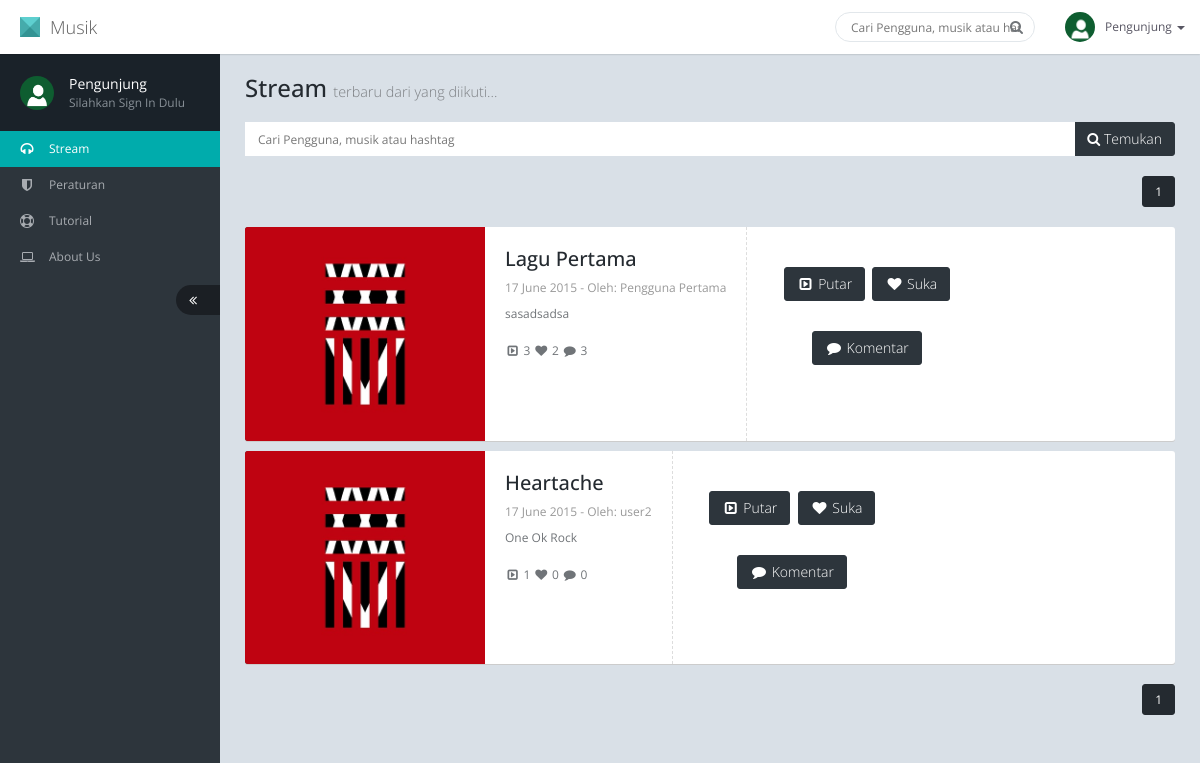
Before: / with the older database file.
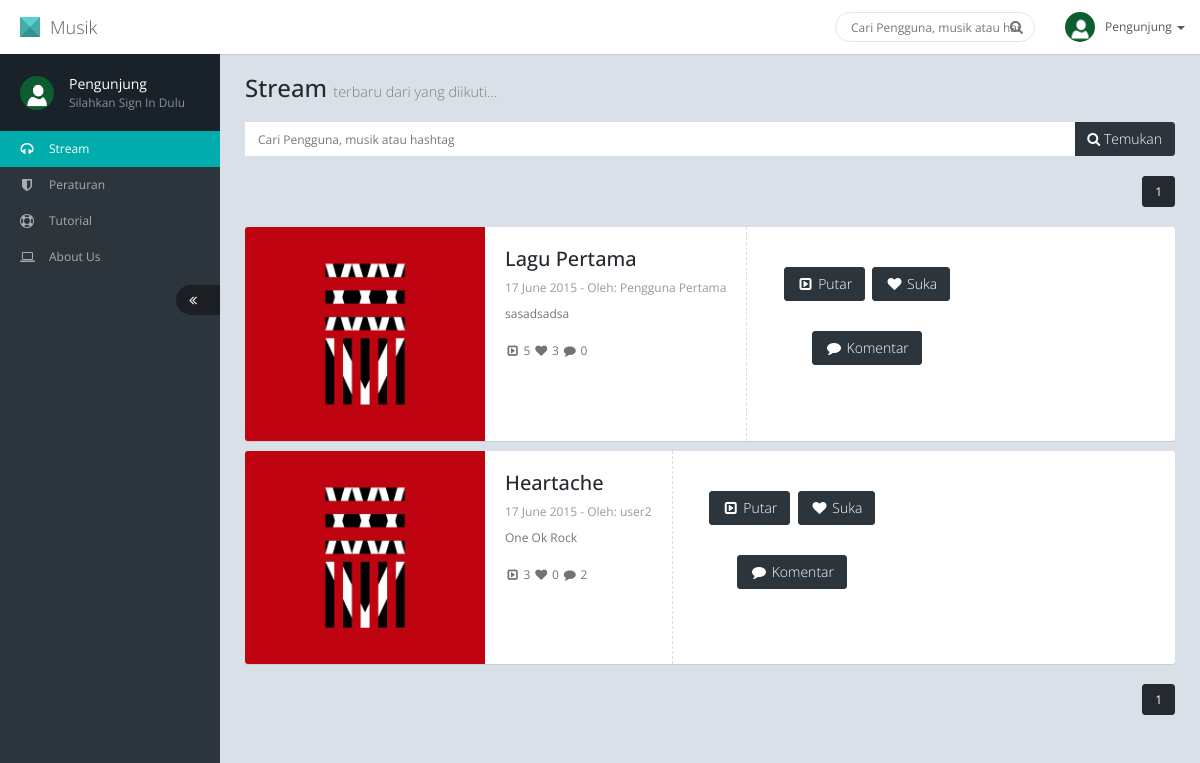
After: the same page with the newer database file.
### tables this page shows
CREATE TABLE IF NOT EXISTS `track` (
  `track_id` int(11) NOT NULL AUTO_INCREMENT,
  `user` varchar(50) NOT NULL,
  `judul` varchar(100) NOT NULL,
  `desk` text NOT NULL,
  `sampul` varchar(255) NOT NULL,
  `file` varchar(255) NOT NULL,
  `tgl` date NOT NULL,
  `putar` int(11) NOT NULL,
  `suka` int(11) NOT NULL,
  PRIMARY KEY (`track_id`)
);

CREATE TABLE IF NOT EXISTS `user` (
  `email` varchar(50) NOT NULL,
  `password` varchar(50) NOT NULL,
  `nama` varchar(50) NOT NULL,
  `foto` varchar(255) NOT NULL,
  `akses` varchar(5) NOT NULL,
  PRIMARY KEY (`email`)
);

### stream.php (the view, shortened to what this page needs)
<h1 class="page-header">Stream <small>terbaru dari yang diikuti...</small></h1>
<div class="row">
	<div class="col-md-12">
		<div class="result-container">
			<form method="get">
				<div class="input-group m-b-20">
					<input type="text" name="q" class="form-control input-white" placeholder="Cari Pengguna, musik atau hashtag" />
					<div class="input-group-btn">
						<button type="submit" class="btn btn-inverse"><i class="fa fa-search"></i> Temukan</button>
					</div>
				</div>
			</form>
			<?php
			if(isset($_GET['hal'])){
				$hal=$_GET['hal'];
			}else{
				$hal=1;
			}
			$batas=10;
			$awal=$hal-1;
			$awal*=$batas;
			if(isset($_SESSION['login'])){
				$q=mysql_query("select * from track where user in (select target from follow where user='$_SESSION[login]')");
			}else{
				$q=mysql_query("select * from track order by suka desc");
			}
			$h=mysql_num_rows($q);
			$jlhHalaman=ceil($h/$batas);
			?>
			<ul class="pagination pagination-without-border pull-right m-t-0">
				<?php
				for($x=0;$x<$jlhHalaman;$x++){
				?>
				<li class="<?php echo ($hal==($x+1))?'active':''; ?>"><a href="?hal=<?php echo $x+1; ?>"><?php echo $x+1; ?></a></li>
				<?php
				}
				?>
			</ul>
			<ul class="result-list">
				<?php
				if(isset($_SESSION['login'])){
					$q=mysql_query("select * from track where user in (select target from follow where user='$_SESSION[login]') order by tgl desc limit $awal,$batas");
				}else{
					$q=mysql_query("select * from track order by suka desc limit 10");
				}
				while($h=mysql_fetch_array($q)){
					$qq=mysql_query("select * from komentar where track_id=$h[track_id]");
					$jumlah=mysql_num_rows($qq);
					$qqq=mysql_query("select * from user where email='$h[user]'");
					$hhh=mysql_fetch_array($qqq);
				?>
				<li>
					<div class="result-image">
						<a href="javascript:;"><img src="<?php echo $h['sampul']; ?>" alt="" /></a>
					</div>
					<div class="result-info">
						<h4 class="title"><?php echo $h['judul']; ?></h4>
						<p class="location"><?php echo date('d F Y',strtotime($h['tgl'])); ?> - Oleh: <?php echo$hhh['nama']; ?></p>
						<p class="desc">
							<?php echo $h['desk']; ?>
						</p>
						<div class="btn-row">
							<i class="fa fa-fw fa-caret-square-o-right" data-toggle="tooltip" data-container="body" data-title="<?php echo $h['putar']; ?> kali dimainkan"></i> <?php echo $h['putar']; ?>
							<i class="fa fa-fw fa-heart" data-toggle="tooltip" data-container="body" data-title="<?php echo $h['suka']; ?> yang menyukai"></i> <?php echo $h['suka']; ?>
							<i class="fa fa-fw fa-comment" data-toggle="tooltip" data-container="body" data-title="<?php echo $jumlah; ?> komentar"></i> <?php echo $jumlah; ?>
						</div>
					</div>
					<div class="result-price">
						<a onclick="window.open('play.php?id=<?php echo $h['track_id']; ?>','Player','width=400, height=50');" class="btn btn-inverse"><i class="fa fa-fw fa-caret-square-o-right" ></i> Putar</a>
						<a href="#" class="btn btn-inverse" onclick="suka(<?php echo $h['track_id']; ?>); return false;"><i class="fa fa-fw fa-heart" ></i> Suka</a>
						<a href="#" data-toggle="modal" class="btn btn-inverse" onclick="komentar(<?php echo $h['track_id']; ?>); return false;"><i class="fa fa-fw fa-comment" ></i> Komentar</a>
					</div>
				</li>
				<?php
				}
				?>
			</ul>
			<div class="clearfix">
				<?php
				if(isset($_SESSION['login'])){
					$q=mysql_query("select * from track where user in (select target from follow where user='$_SESSION[login]')");
				}else{
					$q=mysql_query("select * from track order by suka desc");
				}
				$h=mysql_num_rows($q);
				$jlhHalaman=ceil($h/$batas);
				?>
				<ul class="pagination pagination-without-border pull-right">
					<?php
					for($x=0;$x<$jlhHalaman;$x++){
					?>
					<li class="<?php echo ($hal==($x+1))?'active':''; ?>"><a href="?hal=<?php echo $x+1; ?>"><?php echo $x+1; ?></a></li>
					<?php
					}
					?>
				</ul>
			</div>
		</div>
	</div>
</div>

### index.php (shortened to what this page needs)
<!DOCTYPE html>
<html lang="en">
<head>
	<link href="assets/plugins/jquery-ui-1.10.4/themes/base/minified/jquery-ui.min.css" rel="stylesheet" />
	<link href="assets/plugins/bootstrap-3.2.0/css/bootstrap.min.css" rel="stylesheet" />
	<link href="assets/plugins/font-awesome-4.1.0/css/font-awesome.min.css" rel="stylesheet" />
	<link href="assets/css/animate.min.css" rel="stylesheet" />
	<link href="assets/css/style.min.css" rel="stylesheet" />
	<link href="assets/css/style-responsive.min.css" rel="stylesheet" />
	<link href="assets/css/theme/default.css" rel="stylesheet" id="theme" />
	<link href='assets/css/jquery.mentions.css' rel='stylesheet' type='text/css'>
	<link href="assets/plugins/jquery-jvectormap/jquery-jvectormap-1.2.2.css" rel="stylesheet" />
	<link href="assets/plugins/bootstrap-datepicker/css/datepicker.css" rel="stylesheet" />
	<link href="assets/plugins/bootstrap-datepicker/css/datepicker3.css" rel="stylesheet" />
    <link href="assets/plugins/gritter/css/jquery.gritter.css" rel="stylesheet" />
	<link href="assets/plugins/bootstrap-wysihtml5/src/bootstrap-wysihtml5.css" rel="stylesheet" />
</head>
<body>
	<div id="page-container" class="fade page-sidebar-fixed page-header-fixed">
		<div id="header" class="header navbar navbar-default navbar-fixed-top">
			<div class="container-fluid">
				<div class="navbar-header">
					<a href="?" class="navbar-brand"><span class="navbar-logo"></span> Musik</a>
				</div>
				<ul class="nav navbar-nav navbar-right">
					<li>
						<form class="navbar-form full-width" method="get">
							<div class="form-group">
								<input type="text" name="q" class="form-control" placeholder="Cari Pengguna, musik atau hashtag" />
								<button type="submit" class="btn btn-search"><i class="fa fa-search"></i></button>
							</div>
						</form>
					</li>
					<?php
					if(isset($_SESSION['login'])){
						$q=mysql_query("select * from user where email='$_SESSION[login]'");
						$h=mysql_fetch_array($q);
						$qq=mysql_query("select * from notif where user<>'$_SESSION[login]' and track_id in (select track_id from notif where user='$_SESSION[login]' and status='init')");
						$jumlah=0;
						while($hh=mysql_fetch_array($qq)){
							if($hh['status']=='post'){
								$jumlah++;
							}
						}
					?>
					<li class="dropdown">
						<a href="javascript:;" data-toggle="dropdown" class="dropdown-toggle f-s-14">
							<i class="fa fa-bell-o"></i>
							<?php
							if($jumlah>0){
							?>
							<span class="label"><?php echo $jumlah; ?></span>
							<?php
							}
							?>
						</a>
						<ul class="dropdown-menu media-list pull-right animated fadeInDown">
                            <li class="dropdown-header">Pemberitahuan <?php echo ($jumlah>0)?"($jumlah)":''; ?></li>
							<?php
							$qq=mysql_query("select * from notif where user<>'$_SESSION[login]' and track_id in (select track_id from notif where user='$_SESSION[login]' and status='init') order by tgl desc limit 5");
							while($hh=mysql_fetch_array($qq)){
								$qqq=mysql_query("select * from user where email='$hh[user]'");
								$user=mysql_fetch_array($qqq);
								$qqq=mysql_query("select * from track where track_id=$hh[track_id]");
								$track=mysql_fetch_array($qqq);
							?>
                            <li class="media <?php echo ($hh['status']=='post')?'notif':''; ?>">
                                <a href="?menu=track&track=<?php echo $hh['track_id']; ?>&notif=<?php echo $hh['notif_id']; ?>">
                                    <div class="pull-left"><img src="<?php echo $user['foto']; ?>" class="media-object" alt="" /></div>
                                    <div class="media-body">
                                        <h6 class="media-heading"><?php echo $user['nama']; ?></h6>
                                        <p>Telah mengomentari track <strong><?php echo $track['judul']; ?></strong>.</p>
                                        <div class="text-muted"><?php echo date('d F Y',strtotime($hh['tgl'])); ?></div>
                                    </div>
                                </a>
                            </li>
							<?php
							}
							?>
                            <li class="dropdown-footer text-center">
                                <a href="?menu=notif">Buka Pemberitahuan</a>
                            </li>
						</ul>
					</li>
					<li class="dropdown navbar-user">
						<a href="javascript:;" class="dropdown-toggle" data-toggle="dropdown">
							<img src="<?php echo $h['foto']; ?>" alt="" />
							<span class="hidden-xs"><?php echo $h['nama']; ?></span> <b class="caret"></b>
						</a>
						<ul class="dropdown-menu animated fadeInLeft">
							<li class="arrow"></li>
							<li><a href="?menu=profil">Profil</a></li>
							<li><a href="#modal-uploadtrack" data-toggle="modal">Upload</a></li>
							<li class="divider"></li>
							<li><a href="?logout">Sign Out</a></li>
						</ul>
					</li>
					<?php
					}else{
					?>
					<li class="dropdown navbar-user">
						<a href="javascript:;" class="dropdown-toggle" data-toggle="dropdown">
							<img src="assets/img/user.png" alt="" />
							<span class="hidden-xs">Pengunjung</span> <b class="caret"></b>
						</a>
					</li>
					<?php
					}
					?>
				</ul>
			</div>
		</div>
		<?php include 'sidebar.php'; ?>
		<div id="content" class="content">
			<?php
			if(isset($_GET['menu'])){
				if($_GET['menu']=='peraturan'){
					include 'peraturan.php';
				}else if($_GET['menu']=='tutorial'){
					include 'tutorial.php';
				}else if($_GET['menu']=='aboutus'){
					include 'aboutus.php';
				}else if($_GET['menu']=='profil'){
					include 'profil.php';
				}else if($_GET['menu']=='cari'){
					include 'cari.php';
				}else if($_GET['menu']=='follow'){
					mysql_query("insert into follow values(null,'$_SESSION[login]','$_GET[id]')");
					?><script>location.href='?';</script><?php
				}else if($_GET['menu']=='unfollow'){
					mysql_query("delete from follow where user='$_SESSION[login]' and target='$_GET[id]'");
					?><script>location.href='?';</script><?php
				}else if($_GET['menu']=='track'){
					include 'track.php';
				}else if($_GET['menu']=='notif'){
					include 'notif.php';
				}else if($_GET['menu']=='following'){
					include 'following.php';
				}else if($_GET['menu']=='follower'){
					include 'follower.php';
				}else{
					include 'stream.php';
				}
			}else{
				include 'stream.php';
			}
			?>
		</div>
	</div>
</body>
</html>

### sidebar.php (shortened to what this page needs)
<div id="sidebar" class="sidebar">
	<div data-scrollbar="true" data-height="100%">
		<ul class="nav">
			<?php
			if(isset($_SESSION['login'])){
				$q=mysql_query("select * from user where email='$_SESSION[login]'");
				$h=mysql_fetch_array($q);
			?>
			<li class="nav-profile">
				<div class="image">
					<a href="javascript:;"><img src="<?php echo $h['foto']; ?>" alt="" /></a>
				</div>
				<div class="info">
					<?php echo $h['nama']; ?>
					<small><?php echo $h['email']; ?></small>
				</div>
			</li>
			<?php
			}else{
			?>
			<li class="nav-profile">
				<div class="image">
					<a href="javascript:;"><img src="assets/img/user.png" alt="" /></a>
				</div>
				<div class="info">
					Pengunjung
					<small>Silahkan Sign In Dulu</small>
				</div>
			</li>
			<?php
			}
			?>
		</ul>
		<ul class="nav">
			<li class="<?php echo (!isset($_GET['menu']))?'active':''; ?>">
				<a href="?"><i class="fa fa-headphones"></i> <span>Stream</span></a>
			</li>
			<li class="<?php echo ($_GET['menu']=='peraturan')?'active':''; ?>">
				<a href="?menu=peraturan"><i class="fa fa-shield"></i> <span>Peraturan</span></a>
			</li>
			<li class="<?php echo ($_GET['menu']=='tutorial')?'active':''; ?>">
				<a href="?menu=tutorial"><i class="fa fa-life-ring"></i> <span>Tutorial</span></a>
			</li>
			<li class="<?php echo ($_GET['menu']=='aboutus')?'active':''; ?>">
				<a href="?menu=aboutus"><i class="fa fa-laptop"></i> <span>About Us</span></a>
			</li>
			<li><a href="javascript:;" class="sidebar-minify-btn" data-click="sidebar-minify"><i class="fa fa-angle-double-left"></i></a></li>
		</ul>
	</div>
</div>

### assets/css/theme/default.css (style rules this page uses)
.navbar-logo, .coming-soon .brand .logo, .login .login-header .brand .logo { border-color: #4DCACA #31A3A3 #1D8888; }
.navbar.navbar-inverse .navbar-brand, .sidebar .nav > li.active > a, .sidebar .nav > li.active > a:focus, .sidebar .nav > li.active > a:hover, .page-sidebar-minified .sidebar .nav > li.has-sub.active:focus > a, .page-sidebar-minified .sidebar .nav > li.has-sub.active:hover > a, .page-sidebar-minified .sidebar .nav > li.has-sub.active > a, .label.label-theme, .btn.btn-scroll-to-top { background: #00acac; }

Changed rows visible on the page:
changed track "Lagu Pertama": putar "3" → "5"; suka "2" → "3"; jumlah "3" → "0"
changed track "Heartache": putar "1" → "3"; jumlah "0" → "2"
